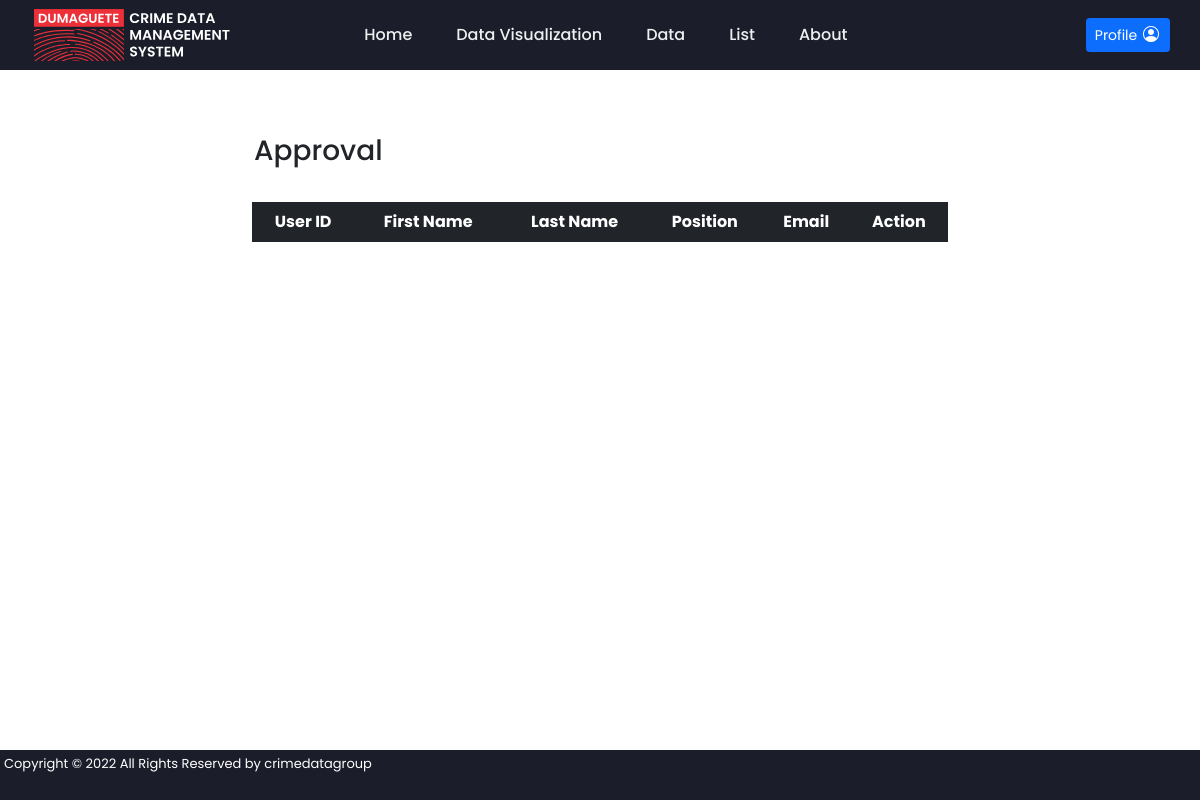
Before: /approval.php (signed in) with the older database file.
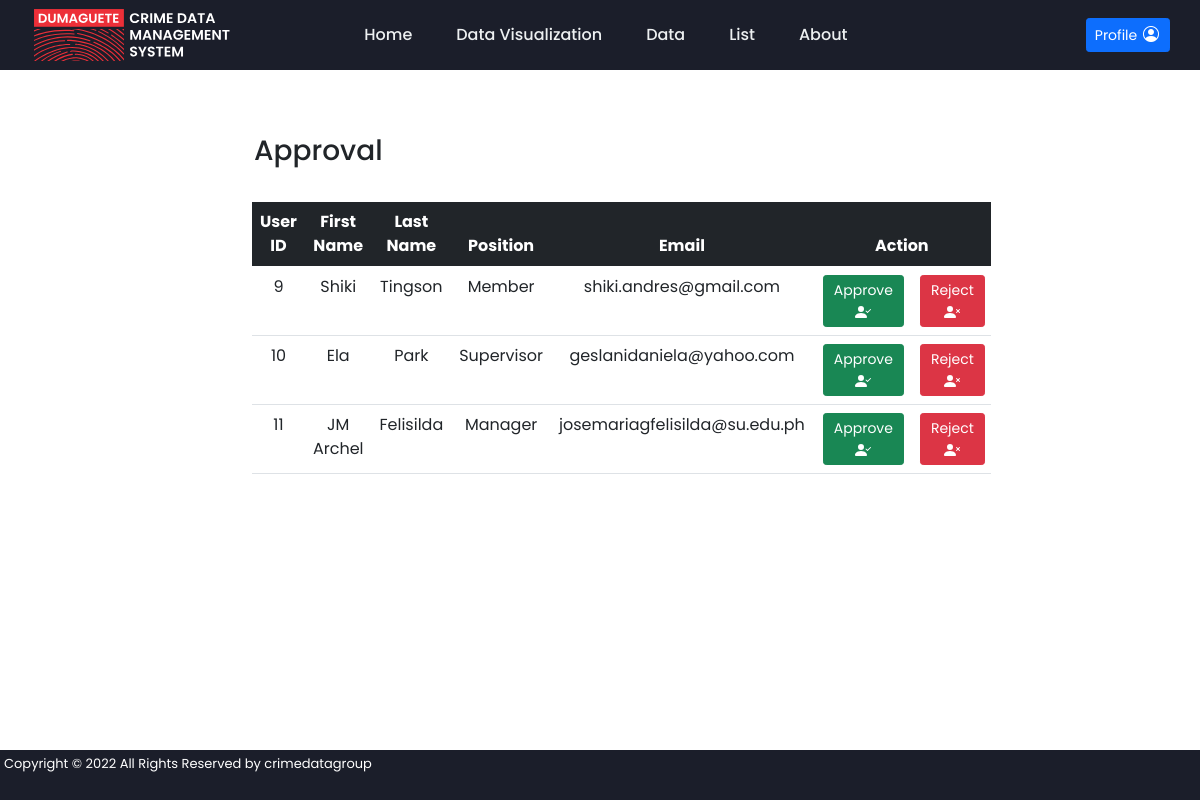
After: the same page with the newer database file.
### tables this page shows
CREATE TABLE `user` (
  `user_id` int(11) NOT NULL,
  `email` varchar(100) NOT NULL,
  `password` varchar(100) DEFAULT NULL,
  `first_name` varchar(100) NOT NULL,
  `last_name` varchar(100) NOT NULL,
  `position` varchar(100) NOT NULL,
  `create_timestamp` timestamp NULL DEFAULT current_timestamp(),
  `update_timestamp` timestamp NULL DEFAULT NULL,
  `approve_reject_timestamp` timestamp NULL DEFAULT NULL,
  `supervisor_accept_reject` int(11) DEFAULT NULL,
  `approval` int(11) DEFAULT 0,
  `image_name` varchar(100) DEFAULT 'profile.png'
);

### approval.php (the view, shortened to what this page needs)
<!DOCTYPE html>
<head>
   <link rel="stylesheet" href="style.css">
	<link href="https://cdn.jsdelivr.net/npm/bootstrap@5.0.2/dist/css/bootstrap.min.css" rel="stylesheet">
	<link rel="stylesheet" href="https://cdn.jsdelivr.net/npm/bootstrap-icons@1.8.1/font/bootstrap-icons.css">
</head>
<?php include("header.php"); ?>
<body>
	<div class="col-md-7" style="margin:auto;">
		<h3>Approval</h3><br>
        <table class="table" style='text-align: center;'>
          <thead class="thead-dark">
            <tr class='table-dark'>
              <th>User ID</th>
              <th>First Name</th>
              <th>Last Name</th>
              <th>Position</th>
              <th>Email</th>
              <th colspan="2">Action</th>
            </tr>
          </thead>
          <tbody>
            <?php
            $res=mysqli_query($conn,"SELECT `user_id`, `email`, `first_name`, `last_name`, `position` FROM `user` WHERE `approval`=0");
            while ($row=mysqli_fetch_array($res))
            {
              echo "<tr>";
              echo "<td>"; echo $row["user_id"];  echo "</td>";
              echo "<td>"; echo ucfirst($row["first_name"]);  echo "</td>";
              echo "<td>"; echo ucfirst($row["last_name"]);  echo "</td>";
              echo "<td>"; echo $row["position"];  echo "</td>";
              echo "<td>"; echo $row["email"];  echo "</td>";
              echo "<td>"; ?> <a href="register_approve.php?id=<?php echo $row["user_id"]; ?>"><button type="button" class="btn btn-success btn-sm">
                Approve
                </button></a> <?php  echo "</td>";
              echo "<td>"; ?> <a href="register_reject.php?id=<?php echo $row["user_id"]; ?>" onClick='return confirm("Are you sure you want to Reject?");'><button type="button" class="btn btn-danger btn-sm">
                Reject
                </button></a> <?php  echo "</td>";
              echo "</tr>";
            }
            ?>
          </tbody>
        </table>
    </div>
</body>
<?php include("footer.php"); ?>
</html>

### header.php (shortened to what this page needs)
<header>
	<a href="main.php"><img class="logo" src="img/logo5.svg" style="width: 200px;" alt="logo"></a>
	<nav style="padding-right:140px;">
		<ul class="nav__links">
			<li><a href="main.php">Home</a></li>
			<li><a href="visualization_index.php">Data Visualization</a></li>
			<li><a href="data_index.php">Data</a></li>
			<li><a href="list_index.php">List</a></li>
			<li><a href="about_index.php">About</a></li>
		</ul>
	</nav>
    <button onclick="location.href ='profile.php';" type="button" class="btn btn-primary position-relative btn-sm" id="but">
		Profile <i class="bi bi-person-circle" style="font-size: 1rem; color: white;"></i>
	</button>
</header>

### footer.php
<footer>
    <p>Copyright &copy; 2022 All Rights Reserved by crimedatagroup</p>
</footer>

### style.css (style rules this page uses)
body { background-size: cover; background-repeat: no-repeat; overflow: auto; flex-grow: 1; margin: 0px; padding: 0px; }
* { font-family: 'Poppins', sans-serif; margin:0; padding:2px; box-sizing: border-box; outline: #1b1e2a; border: grey; text-decoration: none; }
h3 { font-size:1rem; font-weight:100; }
header { position: fixed; z-index: 12; top: 0px; left: 0px; right: 0px; display: flex; justify-content: space-between; align-items: center; padding: 0px 30px; height: 70px; background-color: #1b1e2a; }
footer { position: fixed; bottom: 0px; left: 0px; right: 0px; height: 50px; font-size:13px; background-color: #1b1e2a; color:white; }
.nav__links { list-style: none; display: flex; }
.nav__links a { font-weight: 500; color: #edf0f1; text-decoration: none; }
.nav__links li { padding: 25px 20px 10px 20px; }
.nav__links li a { transition: all 0.3s ease 0s; }

Changed rows visible on the page:
added user: user_id "9", first_name "Shiki", last_name "Tingson", position "Member", email "shiki.andres@gmail.com"
added user: user_id "10", first_name "Ela", last_name "Park", position "Supervisor", email "geslanidaniela@yahoo.com"
added user: user_id "11", first_name "JM Archel", last_name "Felisilda", position "Manager", email "josemariagfelisilda@su.edu.ph"
